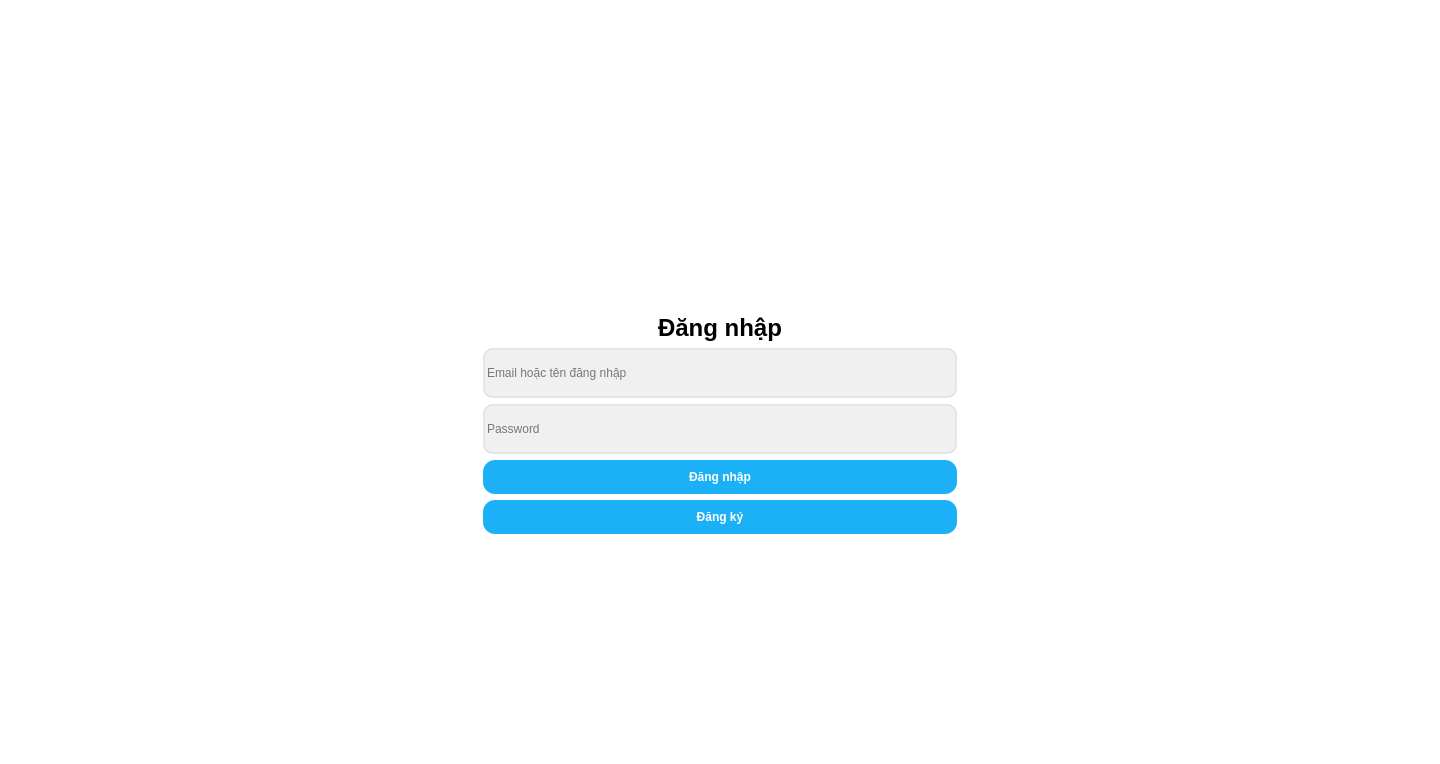
<?xml version="1.0" encoding="UTF-8"?>
<ui version="4.0">
 <class>MainWindow</class>
 <widget class="QMainWindow" name="MainWindow">
  <property name="geometry">
   <rect>
    <x>0</x>
    <y>0</y>
    <width>1440</width>
    <height>764</height>
   </rect>
  </property>
  <property name="sizePolicy">
   <sizepolicy hsizetype="Expanding" vsizetype="Expanding">
    <horstretch>0</horstretch>
    <verstretch>30</verstretch>
   </sizepolicy>
  </property>
  <property name="font">
   <font>
    <pointsize>18</pointsize>
   </font>
  </property>
  <property name="focusPolicy">
   <enum>Qt::NoFocus</enum>
  </property>
  <property name="windowTitle">
   <string>MainWindow</string>
  </property>
  <property name="styleSheet">
   <string notr="true"> background-color:rgb(255, 255, 255)</string>
  </property>
  <widget class="QWidget" name="centralwidget">
   <property name="minimumSize">
    <size>
     <width>1</width>
     <height>0</height>
    </size>
   </property>
   <property name="focusPolicy">
    <enum>Qt::ClickFocus</enum>
   </property>
   <layout class="QHBoxLayout" name="horizontalLayout_3">
    <item>
     <layout class="QHBoxLayout" name="horizontalLayout">
      <item>
       <spacer name="horizontalSpacer_2">
        <property name="orientation">
         <enum>Qt::Horizontal</enum>
        </property>
        <property name="sizeHint" stdset="0">
         <size>
          <width>40</width>
          <height>20</height>
         </size>
        </property>
       </spacer>
      </item>
      <item>
       <layout class="QVBoxLayout" name="verticalLayout">
        <item>
         <spacer name="verticalSpacer">
          <property name="orientation">
           <enum>Qt::Vertical</enum>
          </property>
          <property name="sizeHint" stdset="0">
           <size>
            <width>20</width>
            <height>40</height>
           </size>
          </property>
         </spacer>
        </item>
        <item alignment="Qt::AlignHCenter">
         <widget class="QLabel" name="concu">
          <property name="minimumSize">
           <size>
            <width>100</width>
            <height>100</height>
           </size>
          </property>
          <property name="maximumSize">
           <size>
            <width>100</width>
            <height>100</height>
           </size>
          </property>
          <property name="text">
           <string/>
          </property>
          <property name="pixmap">
           <pixmap>picture/concu.jpg</pixmap>
          </property>
          <property name="scaledContents">
           <bool>true</bool>
          </property>
          <property name="alignment">
           <set>Qt::AlignCenter</set>
          </property>
         </widget>
        </item>
        <item>
         <widget class="QLabel" name="label">
          <property name="font">
           <font>
            <pointsize>18</pointsize>
            <weight>75</weight>
            <italic>false</italic>
            <bold>true</bold>
           </font>
          </property>
          <property name="cursor">
           <cursorShape>ArrowCursor</cursorShape>
          </property>
          <property name="styleSheet">
           <string notr="true"/>
          </property>
          <property name="text">
           <string>Đăng nhập</string>
          </property>
          <property name="alignment">
           <set>Qt::AlignCenter</set>
          </property>
         </widget>
        </item>
        <item>
         <widget class="QLineEdit" name="lineEdit_user">
          <property name="minimumSize">
           <size>
            <width>50</width>
            <height>50</height>
           </size>
          </property>
          <property name="styleSheet">
           <string notr="true">background-color: #F0F0F0;border-radius: 10px; border: 2px solid #e5e5e5;</string>
          </property>
          <property name="text">
           <string/>
          </property>
          <property name="placeholderText">
           <string>Email hoặc tên đăng nhập</string>
          </property>
         </widget>
        </item>
        <item>
         <widget class="QLineEdit" name="lineEdit_pass">
          <property name="minimumSize">
           <size>
            <width>0</width>
            <height>50</height>
           </size>
          </property>
          <property name="styleSheet">
           <string notr="true">background-color: #F0F0F0;border-radius: 10px; border: 2px solid #e5e5e5;
</string>
          </property>
          <property name="echoMode">
           <enum>QLineEdit::Password</enum>
          </property>
          <property name="placeholderText">
           <string>Password</string>
          </property>
         </widget>
        </item>
        <item>
         <layout class="QHBoxLayout" name="horizontalLayout_2">
          <property name="spacing">
           <number>0</number>
          </property>
         </layout>
        </item>
        <item>
         <widget class="QPushButton" name="btn_dang_nhap">
          <property name="styleSheet">
           <string notr="true">QPushButton {
    background-color: #1cb0f6; /* Màu xanh Duolingo */
    color: white;
    font-weight: bold;
    border-radius: 12px; /* Bo góc */
    padding: 10px;
}
QPushButton:hover {
    background-color: #1899d6; /* Màu khi rê chuột vào */
}</string>
          </property>
          <property name="text">
           <string>Đăng nhập</string>
          </property>
         </widget>
        </item>
        <item>
         <widget class="QPushButton" name="btn_chuyen_trang">
          <property name="styleSheet">
           <string notr="true">QPushButton {
    background-color: #1cb0f6; /* Màu xanh Duolingo */
    color: white;
    font-weight: bold;
    border-radius: 12px; /* Bo góc */
    padding: 10px;
}
QPushButton:hover {
    background-color: #1899d6; /* Màu khi rê chuột vào */
}</string>
          </property>
          <property name="text">
           <string>Đăng ký</string>
          </property>
         </widget>
        </item>
        <item>
         <spacer name="verticalSpacer_2">
          <property name="orientation">
           <enum>Qt::Vertical</enum>
          </property>
          <property name="sizeHint" stdset="0">
           <size>
            <width>20</width>
            <height>40</height>
           </size>
          </property>
         </spacer>
        </item>
       </layout>
      </item>
      <item>
       <spacer name="horizontalSpacer_3">
        <property name="orientation">
         <enum>Qt::Horizontal</enum>
        </property>
        <property name="sizeHint" stdset="0">
         <size>
          <width>148</width>
          <height>17</height>
         </size>
        </property>
       </spacer>
      </item>
     </layout>
    </item>
   </layout>
  </widget>
  <widget class="QStatusBar" name="statusbar"/>
 </widget>
 <resources/>
 <connections/>
</ui>
